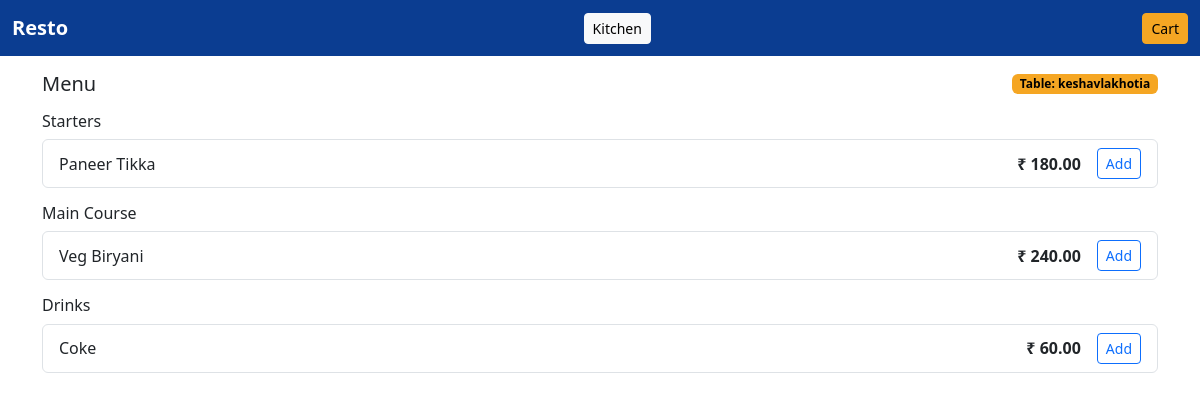
The page /menu/ (signed in) on the database its author committed.
### billingapp/models.py (models this page shows, shortened)
class MenuCategory(models.Model):
    name = models.CharField(max_length=100, unique=True)
    sort_order = models.PositiveIntegerField(default=0)
    class Meta:
        ordering = ["sort_order", "name"]

class MenuItem(models.Model):
    category = models.ForeignKey(MenuCategory, on_delete=models.CASCADE, related_name="items")
    name = models.CharField(max_length=200)
    price = models.DecimalField(max_digits=10, decimal_places=2)
    is_available = models.BooleanField(default=True)
    sort_order = models.PositiveIntegerField(default=0)
    class Meta:
        unique_together = ("category", "name")
        ordering = ["category__sort_order", "category__name", "sort_order", "name"]

### billingapp/views.py (the view)
# urls.py: path('menu/', views.customer_menu, name='customer_menu'),      # menu after table set
def customer_menu(request):
    table_name = request.session.get("table_name")
    if not table_name:
        messages.error(request, "Please select a table first")
        return redirect("choose_table")
    categories = (MenuCategory.objects.all()
                  .prefetch_related(models.Prefetch(
                      "items",
                      queryset=MenuItem.objects.filter(is_available=True)
                  )))
    return render(request, "billingapp/customer_menu.html", {
        "table_name": table_name,
        "categories": categories,
    })

### billingapp/templates/billingapp/customer_menu.html (shortened to what this page needs)
{% extends "billingapp/base.html" %}
{% block content %}
  <div class="d-flex justify-content-between align-items-center mb-3">
    <h5 class="mb-0">Menu</h5>
    {% if table_name %}
      <span class="badge badge-accent">Table: {{ table_name }}</span>
    {% else %}
      <span class="text-danger small">No table selected</span>
    {% endif %}
  </div>
  {% for cat in categories %}
    <h6 class="mt-3">{{ cat.name }}</h6>
    <div class="list-group">
      {% for it in cat.items.all %}
        {% if it.is_available %}
          <div class="list-group-item d-flex justify-content-between align-items-center">
            <div>{{ it.name }}</div>
            <div class="d-flex align-items-center gap-3">
              <div class="fw-semibold">₹ {{ it.price }}</div>
              <form method="post" action="{% url 'add_to_cart' %}">
                <button class="btn btn-sm btn-outline-primary">Add</button>
              </form>
            </div>
          </div>
        {% else %}
          <div class="list-group-item d-flex justify-content-between align-items-center text-muted">
            <div>{{ it.name }} (Unavailable)</div>
            <div class="fw-semibold">₹ {{ it.price }}</div>
          </div>
        {% endif %}
      {% empty %}
        <div class="text-muted small">No items</div>
      {% endfor %}
    </div>
  {% endfor %}
{% endblock %}

### billingapp/static/css/theme.css (style rules this page uses)
:root { --navy:#0b3d91; --accent:#f5a623; }
.badge-accent { background-color: var(--accent); color:#000; }

### rows shown on the page
MenuCategory: name "Starters"
MenuItem: name "Paneer Tikka", price "180.00"
MenuCategory: name "Main Course"
MenuItem: name "Veg Biryani", price "240.00"
MenuCategory: name "Drinks"
MenuItem: name "Coke", price "60.00"

### other values the page prints
{{ table_name }} "keshavlakhotia"
